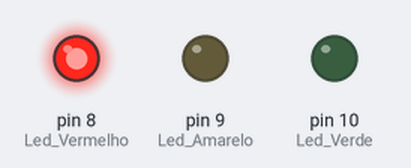
Simulated run of this sketch. Board: Arduino Uno, built with avr-gcc and run on an emulated ATmega328P. Shown: output pins drawn as LEDs (lit = HIGH).

Above: at 0.5 s.
At 1.7 s:
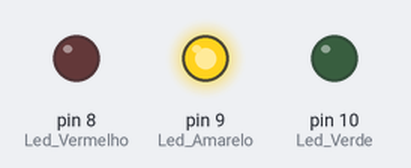
At 3.5 s:
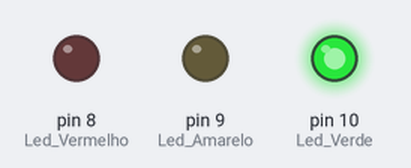
Timing chart, 0 to 5.9 s (numbered marks = the images above):
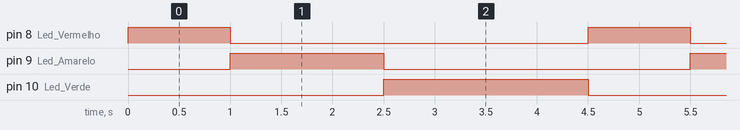

The sketch:

Aula_04.ino
```cpp
// C++ code
//
#define Led_Vermelho 8
#define Led_Amarelo 9
#define Led_Verde 10

/////////////////////////////
//Funções de atualização de status dos LEDs Amrelo, Verde e Vermelho.
void Led_vermelho(int Delay)
{

   //Acendo o led Vermelho
  digitalWrite(Led_Vermelho,HIGH);
  digitalWrite(Led_Amarelo,LOW);
  digitalWrite(Led_Verde,LOW);
  delay(Delay);

}

void Led_amarelo(int Delay)
{

  //Acendo o led Amarelo
  digitalWrite(Led_Vermelho,LOW);
  digitalWrite(Led_Amarelo,HIGH);
  digitalWrite(Led_Verde,LOW);
  delay(Delay);


}


void Led_verde(int Delay)
{

  //Acendo o led Verde
  digitalWrite(Led_Vermelho,LOW);
  digitalWrite(Led_Amarelo,LOW);
  digitalWrite(Led_Verde,HIGH);
  delay(Delay);


}
/////////////////////////////

void setup()
{

pinMode(Led_Vermelho,OUTPUT);
pinMode(Led_Amarelo,OUTPUT);
pinMode(Led_Verde,OUTPUT);


}


void loop()
{

Led_vermelho(1000);
Led_amarelo(1500);
Led_verde(2000);

}
```

Measured:
- by itself, pin 8 (Led_Vermelho): alternates HIGH for 1.0 s and LOW for 3.5 s
- by itself, pin 9 (Led_Amarelo): alternates HIGH for 1.5 s and LOW for 3.0 s
- by itself, pin 10 (Led_Verde): alternates HIGH for 2.0 s and LOW for 2.5 s
